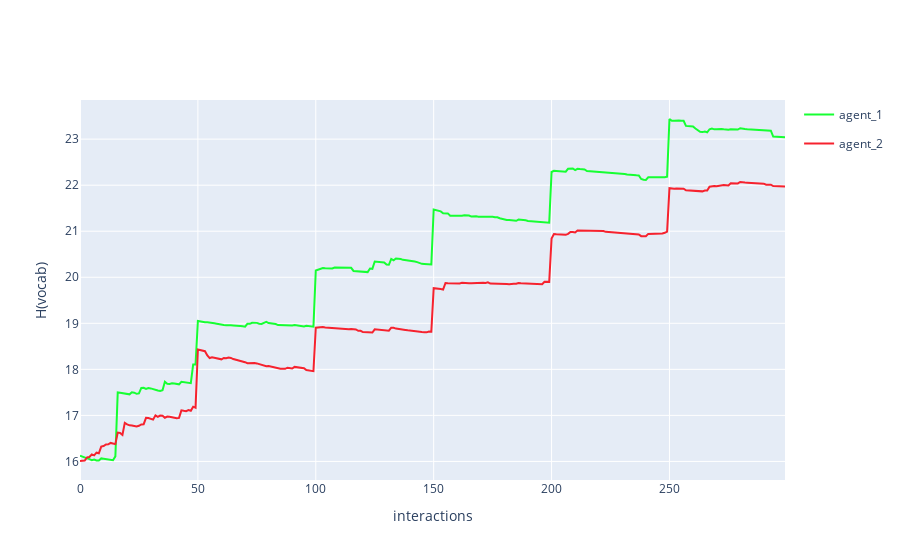

Notebook code for this chart:
### Code cell
fig = multi_agent_update_plot_from_df(H_dif)
fig.update_layout(
    # title='Dyadic interaction in a random environment',
    yaxis_title='H(vocab)',
    xaxis_title='interactions'
)
fig.show()

### Figure 1 — Plotly figure (JSON) as saved in the notebook; plotly's stock layout.template omitted (floating-point values rounded to 4 significant figures; data arrays with more than 128 entries replaced by an {"elided": "..."} marker saying what was removed)
{"data": [{"legendgroup": "agent_1", "line": {"color": "#16FF32"}, "mode": "lines", "name": "agent_1", "showlegend": true, "x": {"elided": "300 int values"}, "y": {"elided": "300 float values"}, "type": "scatter"}, {"legendgroup": "agent_2", "line": {"color": "#F6222E"}, "mode": "lines", "name": "agent_2", "showlegend": true, "x": {"elided": "300 int values"}, "y": {"elided": "300 float values"}, "type": "scatter"}], "layout": {"yaxis": {"title": {"text": "H(vocab)"}}, "xaxis": {"title": {"text": "interactions"}}}}
